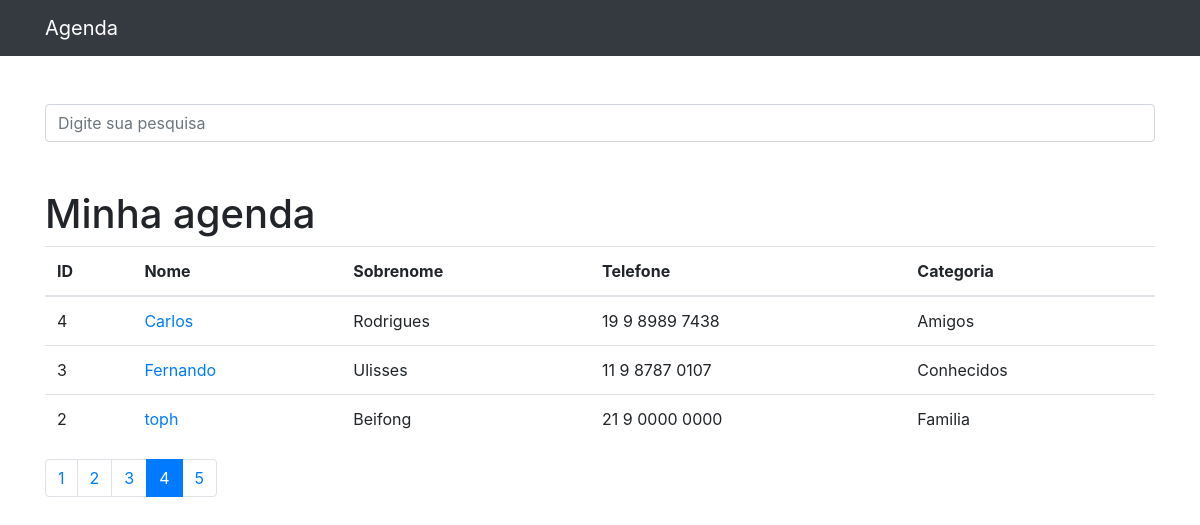
/?page=4&termo=, run on the app's committed database.
### contatos/models.py (models this page shows, shortened)
class Contato(models.Model):
    nome = models.CharField(max_length=255)
    sobrenome = models.CharField(max_length=255, blank=True)
    telefone = models.CharField(max_length=255)
    email = models.CharField(max_length=255, blank=True)
    data_criacao = models.DateTimeField(default=timezone.now)
    descricao = models.CharField(max_length=255, blank=True)
    categoria = models.ForeignKey(Categoria, on_delete=models.DO_NOTHING)
    mostrar = models.BooleanField(default=True)
    foto = models.ImageField(blank=True, upload_to='fotos/%Y/%m/')

class Categoria(models.Model):
    nome = models.CharField(max_length=255)
    def __str__(self):
        return self.nome

### contatos/views.py (the view)
# urls.py: path('', views.index, name='index'),
def index(request):
    lista_contatos = Contato.objects.order_by(
        '-id')  ############ .filter(mostrar=True) outro jeito de filtrar oq aparecera no html, em vez de utilizar codigo no html... eu uso no views
    paginator = Paginator(lista_contatos, 3)
    page = request.GET.get('page')
    contatos = paginator.get_page(page)
    return render(request, 'contatos/index.html', {
        'contatos': contatos
    })

### contatos/templates/contatos/index.html
 {% extends 'base.html' %}
 {% block conteudo %}
   <h1 class="mt-5">Minha agenda</h1>
        <table class="table">
          <thead>
             <tr>
                <th>ID</th>
                <th>Nome</th>
                <th>Sobrenome</th>
                <th>Telefone</th>
                <th>Categoria</th>
             </tr>
          </thead>
          <tbody>
          {% for contato in contatos %}
            {% if contato.mostrar %}
              <tr>
                  <td>{{ contato.id }}</td>
                <td>
                  <a href="{% url 'ver_contato' contato.id %}"> {{ contato.nome }} </a>
                </td>
                <td>{{ contato.sobrenome }}</td>
                <td>{{ contato.telefone }}</td>
                <td>{{ contato.categoria }}</td>
              </tr>
            {%endif%}
          {%endfor%}
          </tbody>
        </table>
 <nav aria-label="Page navigation example">
  <ul class="pagination">
      {% for page in contatos.paginator.page_range %}
          {% if contatos.number == page %}
      <li class="page-item active">
          <a class="page-link" href="?page={{page}}&termo={{ request.GET.termo }}">{{page}}</a>
      </li>
          {% else %}
      <li class="page-item">
          <a class="page-link" href="?page={{page}}&termo={{ request.GET.termo }}">{{page}}</a>
      </li>
          {%endif%}
      {%endfor%}
  </ul>
</nav>
{%endblock%}

### data on the page
Contato: id "4", nome "Carlos", sobrenome "Rodrigues", telefone "19 9 8989 7438", categoria "Amigos"
Contato: id "3", nome "Fernando", sobrenome "Ulisses", telefone "11 9 8787 0107", categoria "Conhecidos"
Contato: id "2", nome "toph", sobrenome "Beifong", telefone "21 9 0000 0000", categoria "Familia"

### other printed values
{{ page }} "1" "2" "3" "5"
{{ page }} "4"
